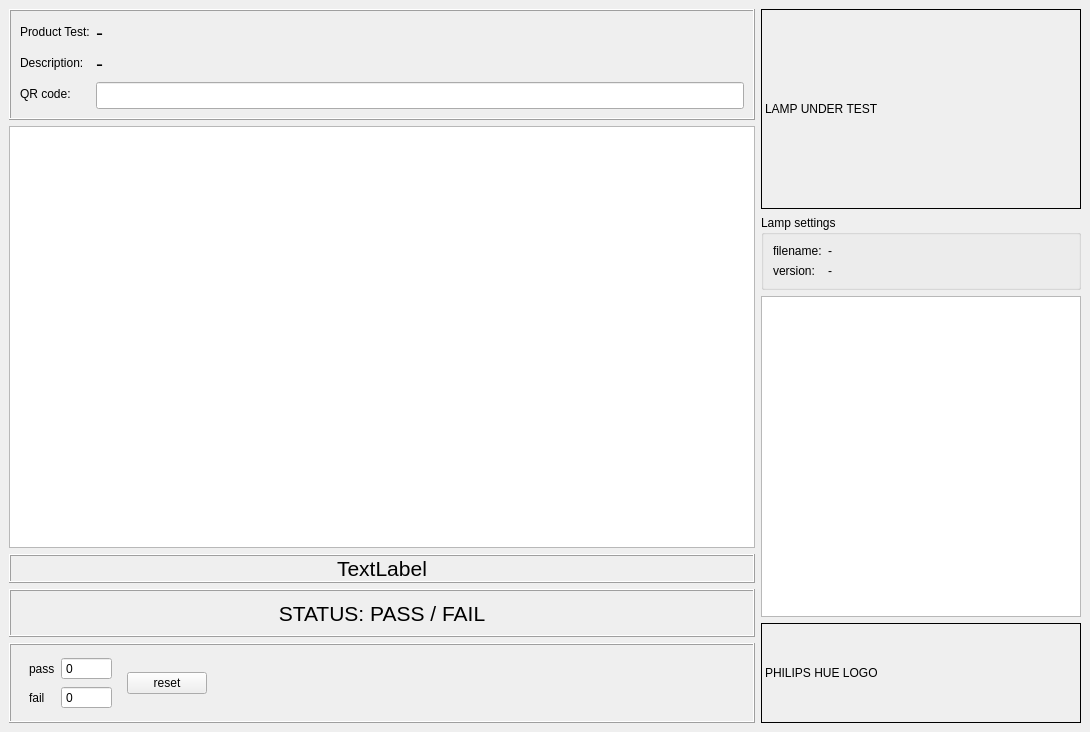
<?xml version="1.0" encoding="UTF-8"?>
<ui version="4.0">
 <class>MainWindow</class>
 <widget class="QMainWindow" name="MainWindow">
  <property name="geometry">
   <rect>
    <x>0</x>
    <y>0</y>
    <width>1090</width>
    <height>732</height>
   </rect>
  </property>
  <property name="windowTitle">
   <string>Refurbish Tester v2.0</string>
  </property>
  <widget class="QWidget" name="centralwidget">
   <layout class="QHBoxLayout" name="horizontalLayout">
    <item>
     <layout class="QVBoxLayout" name="verticalLayout_2">
      <item>
       <widget class="QFrame" name="frame_2">
        <property name="frameShape">
         <enum>QFrame::Box</enum>
        </property>
        <property name="frameShadow">
         <enum>QFrame::Raised</enum>
        </property>
        <layout class="QFormLayout" name="formLayout_3">
         <item row="0" column="0">
          <widget class="QLabel" name="labelProductTest">
           <property name="text">
            <string>Product Test:</string>
           </property>
          </widget>
         </item>
         <item row="0" column="1">
          <widget class="QLabel" name="labelLampNumber">
           <property name="font">
            <font>
             <pointsize>16</pointsize>
            </font>
           </property>
           <property name="text">
            <string>-</string>
           </property>
          </widget>
         </item>
         <item row="2" column="0">
          <widget class="QLabel" name="label_4">
           <property name="text">
            <string>QR code:</string>
           </property>
          </widget>
         </item>
         <item row="2" column="1">
          <widget class="QLineEdit" name="lineBarcode">
           <property name="font">
            <font>
             <pointsize>12</pointsize>
            </font>
           </property>
          </widget>
         </item>
         <item row="1" column="0">
          <widget class="QLabel" name="labelDescription">
           <property name="text">
            <string>Description:</string>
           </property>
          </widget>
         </item>
         <item row="1" column="1">
          <widget class="QLabel" name="labelLampDescription">
           <property name="font">
            <font>
             <pointsize>16</pointsize>
            </font>
           </property>
           <property name="text">
            <string>-</string>
           </property>
          </widget>
         </item>
        </layout>
       </widget>
      </item>
      <item>
       <widget class="QTextBrowser" name="textLog">
        <property name="font">
         <font>
          <family>Courier New</family>
          <pointsize>12</pointsize>
         </font>
        </property>
       </widget>
      </item>
      <item>
       <widget class="QFrame" name="frameMessage">
        <property name="minimumSize">
         <size>
          <width>0</width>
          <height>0</height>
         </size>
        </property>
        <property name="frameShape">
         <enum>QFrame::Box</enum>
        </property>
        <property name="frameShadow">
         <enum>QFrame::Raised</enum>
        </property>
        <layout class="QVBoxLayout" name="verticalLayout_6">
         <property name="spacing">
          <number>0</number>
         </property>
         <property name="margin">
          <number>0</number>
         </property>
         <item>
          <widget class="QLabel" name="labelMessage">
           <property name="font">
            <font>
             <pointsize>16</pointsize>
            </font>
           </property>
           <property name="frameShadow">
            <enum>QFrame::Sunken</enum>
           </property>
           <property name="text">
            <string>TextLabel</string>
           </property>
           <property name="alignment">
            <set>Qt::AlignCenter</set>
           </property>
          </widget>
         </item>
        </layout>
       </widget>
      </item>
      <item>
       <widget class="QFrame" name="frame">
        <property name="frameShape">
         <enum>QFrame::Box</enum>
        </property>
        <property name="frameShadow">
         <enum>QFrame::Raised</enum>
        </property>
        <layout class="QVBoxLayout" name="verticalLayout_3">
         <property name="spacing">
          <number>0</number>
         </property>
         <property name="margin">
          <number>0</number>
         </property>
         <item>
          <widget class="QLabel" name="labelPassFail">
           <property name="minimumSize">
            <size>
             <width>0</width>
             <height>44</height>
            </size>
           </property>
           <property name="font">
            <font>
             <pointsize>16</pointsize>
            </font>
           </property>
           <property name="frameShadow">
            <enum>QFrame::Sunken</enum>
           </property>
           <property name="text">
            <string>STATUS: PASS / FAIL</string>
           </property>
           <property name="alignment">
            <set>Qt::AlignCenter</set>
           </property>
          </widget>
         </item>
        </layout>
       </widget>
      </item>
      <item>
       <widget class="QFrame" name="frame_3">
        <property name="minimumSize">
         <size>
          <width>100</width>
          <height>0</height>
         </size>
        </property>
        <property name="frameShape">
         <enum>QFrame::Box</enum>
        </property>
        <property name="frameShadow">
         <enum>QFrame::Raised</enum>
        </property>
        <layout class="QHBoxLayout" name="horizontalLayout_2">
         <property name="topMargin">
          <number>3</number>
         </property>
         <property name="bottomMargin">
          <number>3</number>
         </property>
         <item>
          <widget class="QWidget" name="widget" native="true">
           <layout class="QFormLayout" name="formLayout">
            <item row="0" column="0">
             <widget class="QLabel" name="label_12">
              <property name="text">
               <string>pass</string>
              </property>
             </widget>
            </item>
            <item row="0" column="1">
             <widget class="QSpinBox" name="spinCounterPass">
              <property name="buttonSymbols">
               <enum>QAbstractSpinBox::NoButtons</enum>
              </property>
              <property name="maximum">
               <number>1000000</number>
              </property>
             </widget>
            </item>
            <item row="1" column="0">
             <widget class="QLabel" name="label_13">
              <property name="text">
               <string>fail</string>
              </property>
             </widget>
            </item>
            <item row="1" column="1">
             <widget class="QSpinBox" name="spinCounterFail">
              <property name="buttonSymbols">
               <enum>QAbstractSpinBox::NoButtons</enum>
              </property>
              <property name="maximum">
               <number>1000000</number>
              </property>
             </widget>
            </item>
           </layout>
          </widget>
         </item>
         <item>
          <widget class="QPushButton" name="btnResetCounters">
           <property name="text">
            <string>reset</string>
           </property>
          </widget>
         </item>
         <item>
          <spacer name="horizontalSpacer">
           <property name="orientation">
            <enum>Qt::Horizontal</enum>
           </property>
           <property name="sizeHint" stdset="0">
            <size>
             <width>40</width>
             <height>20</height>
            </size>
           </property>
          </spacer>
         </item>
        </layout>
       </widget>
      </item>
     </layout>
    </item>
    <item>
     <layout class="QVBoxLayout" name="verticalLayout">
      <item>
       <widget class="QLabel" name="labelLampUnderTest">
        <property name="sizePolicy">
         <sizepolicy hsizetype="Fixed" vsizetype="Preferred">
          <horstretch>0</horstretch>
          <verstretch>0</verstretch>
         </sizepolicy>
        </property>
        <property name="minimumSize">
         <size>
          <width>200</width>
          <height>200</height>
         </size>
        </property>
        <property name="maximumSize">
         <size>
          <width>320</width>
          <height>16777215</height>
         </size>
        </property>
        <property name="frameShape">
         <enum>QFrame::Box</enum>
        </property>
        <property name="text">
         <string>LAMP UNDER TEST</string>
        </property>
       </widget>
      </item>
      <item>
       <widget class="QGroupBox" name="groupBox">
        <property name="title">
         <string>Lamp settings</string>
        </property>
        <layout class="QFormLayout" name="formLayout_2">
         <item row="0" column="0">
          <widget class="QLabel" name="label">
           <property name="text">
            <string>filename:</string>
           </property>
          </widget>
         </item>
         <item row="0" column="1">
          <widget class="QLabel" name="labelSettingsFilename">
           <property name="minimumSize">
            <size>
             <width>200</width>
             <height>0</height>
            </size>
           </property>
           <property name="font">
            <font>
             <pointsize>9</pointsize>
             <weight>50</weight>
             <bold>false</bold>
            </font>
           </property>
           <property name="text">
            <string>-</string>
           </property>
          </widget>
         </item>
         <item row="1" column="0">
          <widget class="QLabel" name="label_2">
           <property name="text">
            <string>version:</string>
           </property>
          </widget>
         </item>
         <item row="1" column="1">
          <widget class="QLabel" name="labelSettingsVersion">
           <property name="minimumSize">
            <size>
             <width>200</width>
             <height>0</height>
            </size>
           </property>
           <property name="font">
            <font>
             <pointsize>9</pointsize>
             <weight>50</weight>
             <bold>false</bold>
            </font>
           </property>
           <property name="text">
            <string>-</string>
           </property>
          </widget>
         </item>
        </layout>
       </widget>
      </item>
      <item>
       <widget class="QListWidget" name="listLampTests">
        <property name="maximumSize">
         <size>
          <width>320</width>
          <height>16777215</height>
         </size>
        </property>
       </widget>
      </item>
      <item>
       <widget class="QLabel" name="labelHueLogo">
        <property name="sizePolicy">
         <sizepolicy hsizetype="Fixed" vsizetype="Preferred">
          <horstretch>0</horstretch>
          <verstretch>0</verstretch>
         </sizepolicy>
        </property>
        <property name="minimumSize">
         <size>
          <width>320</width>
          <height>100</height>
         </size>
        </property>
        <property name="maximumSize">
         <size>
          <width>320</width>
          <height>16777215</height>
         </size>
        </property>
        <property name="frameShape">
         <enum>QFrame::Box</enum>
        </property>
        <property name="text">
         <string>PHILIPS HUE LOGO</string>
        </property>
       </widget>
      </item>
     </layout>
    </item>
   </layout>
  </widget>
 </widget>
 <resources/>
 <connections/>
</ui>
